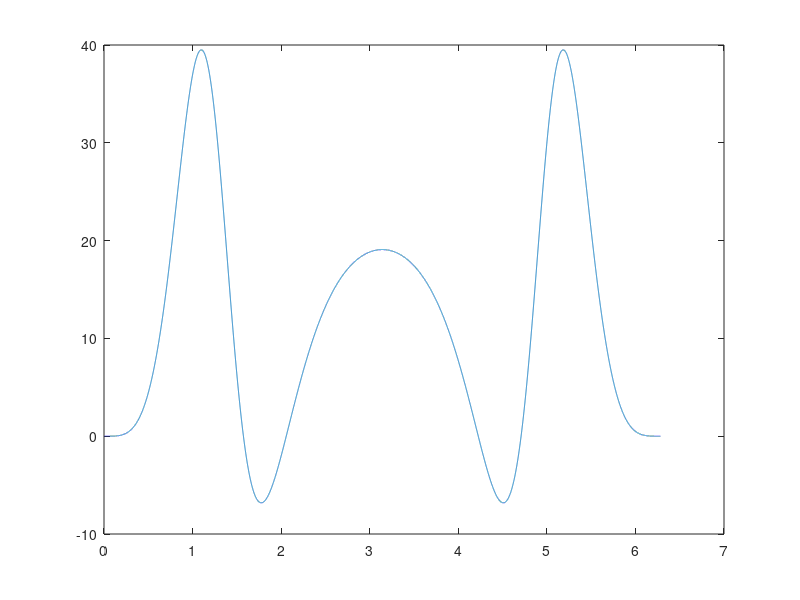

The MATLAB script that drew this image:
function cams_design
theta = linspace(0,2*pi,30000);
for i=1:30000
    t(i) = func(theta(i)) + d2dy(theta(i));
end
plot(theta,t);
min(t)
end

function y = func(x)
y = ((170*(sin(x/2))^6)/(1+6*(sin(x/2))^6));
end

function p = d2dy(x)
dx = 0.001;
p = (func(x+dx) - 2*func(x) + func(x-dx))/(dx*dx) ;
end

